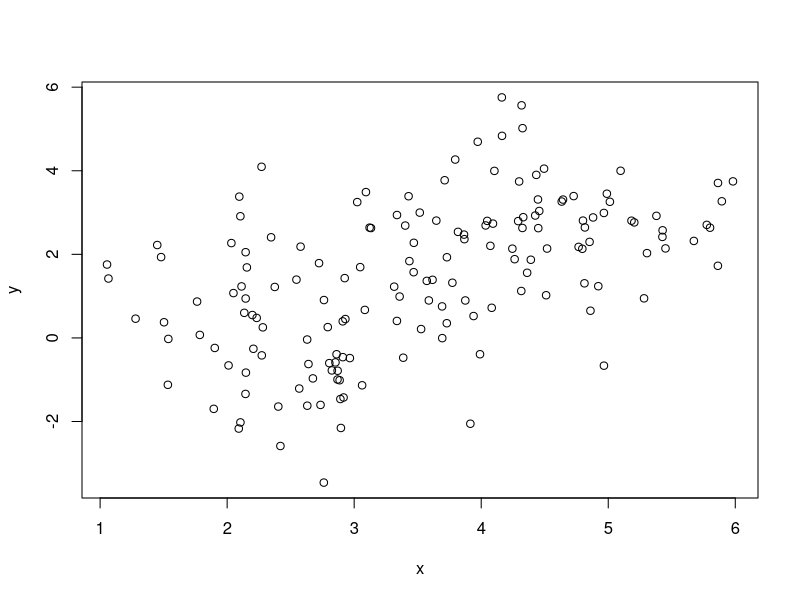
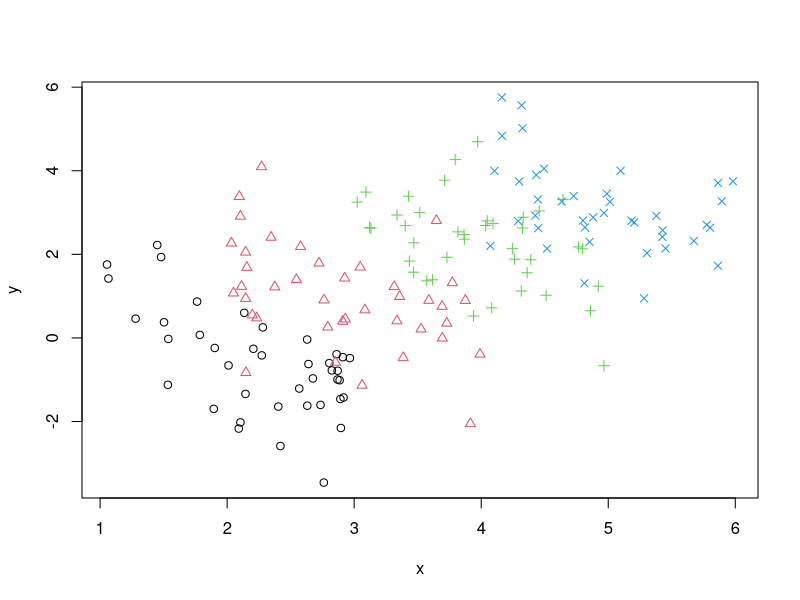

These charts were generated, in order, by the following R code:
## Elevator waiting time
set.seed(123) ## set the random seed so that results are reproducible
n <- 10000 ## number of days to simulate
## the sample space is the possible locations of the elevator [1, 15]
elevator <- runif(n, min=1, max=15) ## outcomes of experiments
up <- (elevator < 13)
## the elevator is below the 13th floor so that it will goes up
sum(up) / n

set.seed(1)
n = 1000000
elevator = runif(n, min=1, max=15)
up = elevator < 13
sum(up) / n

## Two Child Problem
kids <- c("boy", "girl")
res <- replicate(n=10000, sample(kids, 2, replace=TRUE))
## Simulate the game n times
n.bb <- sum((res[1,]=="boy") & (res[2,]=="boy"))
n.bg <- sum((res[1,]=="boy") & (res[2,]=="girl"))
n.gb <- sum((res[1,]=="girl") & (res[2,]=="boy"))
n.gg <- sum((res[1,]=="girl") & (res[2,]=="girl"))

n.gg / (n.gb + n.gg)
n.gg / (n.gb + n.gg + n.bg)

kids = c("boy", "girl")
n = 10
res = replicate(n, sample(kids, 2, replace=TRUE))
n.bb = sum(res[1,] == "boy" & res[2,] == "boy")
n.bg = sum(res[1,] == "boy" & res[2,] == "girl")
n.gb = sum(res[1,] == "girl" & res[2,] == "boy")
n.gg = sum(res[1,] == "girl" & res[2,] == "girl")
n.gg / (n.gb + n.gg)
n.gg / (n.gb + n.bg + n.gg)

sample(kids, 2, replace=TRUE)

## Fair Division
set.seed(2021)
players <- c("Tom", "Jerry")
res <- replicate(n=1000, sample(players, 5, replace=TRUE))
## Simulate the game n times
TomFirst = (res[1:3,] == "Tom")
## Whether Tom won in the first three rounds
TomTwice = colSums(TomFirst) == 2
## Whether Tom won twice in the first three rounds
TomFinal = (colSums(res == "Tom") >=3) & TomTwice
## Whether Tom would be the final winner
TomP = sum(TomFinal) / sum(TomTwice)
## The probability that Tom would be the final winner
c(Tom=TomP, Jerry=1-TomP)

players = c("Tom", "Jerry")
n = 100000
res = replicate(n, sample(players, 5, replace=TRUE))
TomTwice = colSums(res[1:3,] == "Tom") == 2
n.tom = sum(colSums(res=="Tom") >= 3 & TomTwice)
n.tomtwice = sum(TomTwice)
n.tom / n.tomtwice
1 - n.tom / n.tomtwice

n = 10000
res = replicate(n, sample(players, 5, replace=TRUE))
JerryOnce = colSums(res[1:3,] == "Jerry") == 1
n.jerry = sum(colSums(res=="Jerry") >= 3 & JerryOnce)
n.jerryonce = sum(JerryOnce)
n.jerry / n.jerryonce

## Birthday Problem
set.seed(2021)
birthday <- function(n=23, yours="1980-05-01"){
    # n is the number of people
    # yours is your birthday with format "year-mm-dd"
    N <- 365 # number of days each year
    room <- sample(1:N, size=n, replace=TRUE) # randomly choose n people
    doy <- as.numeric(strftime(yours, format="%j"))
    # convert the convert your birthday to day of year
    share <- length(unique(room)) < n
    ## if there are people sharing a common birthday
    same <- doy %in% room # if someone's birthday the same as yours
    return (c(share, same))
}

res <- replicate(n=10000, birthday(17))
rowMeans(res)
 
res <- replicate(n=1000, birthday(253))
rowMeans(res)

## ## Birth problem direct calculation
P <- function(n) {
 p <- 1
 for (i in 1:n)
     p <- p * (365 - i + 1) / 365
 p <- 1 - p
 return(p)
}

for (n in c(4, 16, 23, 32, 40, 56))
 print(P(n))

## n <- c(4, 16, 23, 32, 40, 56, 252, 253, 254)
## P2 <- 1 - (364 / 365)^n
## P2

## Monty Hall problem
set.seed(2021)
n <- 1000
first <- 1
car <- rep(NA, n)
host <- rep(NA, n)
for (i in 1:n){
    car[i] <- sample(1:3, 1)
    if (car[i] == 1){
        host[i] <- sample(c(2, 3), 1)
    } else if (car[i] == 2) {
        host[i] <- 3
    } else if (car[i] == 3) {
        host[i] <- 2
    }
}
observed <- car[host == 3]
sum(observed == 1) / length(observed)
sum(observed == 2) / length(observed)


## Simpson’s Paradox
5 / (5 + 6)
3 / (3 + 4)

6 / (6 + 3)
9 / (9 + 5)

(5 + 6) / (5 + 6 + 6 + 3)
(3 + 9) / (3 + 4 + 9 + 5)

set.seed(2021)
g <- 4 # number of groups
n <- 40 # number of instances in each group
z <- rep(1:4, each=n) # grouping variable
x <- runif(n*g, 0, 2) + z # x variable that depends on z
y <- 2 * z - x + rnorm(n*g) # y variable that depends on x and z
plot(x, y) # plot the whole data

plot(x, y, pch=rep(1:g, each=n), col=rep(1:g, each=n))
# label the points for different groups

## Henry’s Choice
set.seed(2021)
n <- 100000 # number of simulations
spin.shot <- replicate(n, sample(1:6, 2, replace=TRUE))
## Assume that the bullets are in chambers 1 and 2.
first.blank <- spin.shot[1,] > 2
prob1 <- sum(spin.shot[2,first.blank] <= 2) / sum(first.blank)
twoshots <- function() {
    first.shot  <-  sample(1:6, 1)
    second.shot  <-  ifelse(first.shot == 6, 1, first.shot+1)
    c(first.shot, second.shot)
}
shot.again <- replicate(n, twoshots())
first.blank <- shot.again[1,] > 2
prob2 <- sum(shot.again[2,first.blank] <= 2) / sum(first.blank)
c(prob1, prob2)

n = 10
res = replicate(n, sample(1:6, 2, replace=TRUE))
# assume that the bullets are in 1 and 2
sum(res[2,] <= 2 & res[1,] > 2) / sum(res[1,] > 2)

con = function(){
    first = sample(1:6, 1)
    second = ifelse(first == 6, 1, first + 1)
    return(c(first, second))
}

n = 10000
con()
res2 = replicate(n, con())
sum(res2[2,] <= 2 & res2[1,] > 2) / sum(res2[1,] > 2)

## Bertrand’s Box
set.seed(2021)
boxs <- c("GG", "GS", "SS")

boxcoin <- function(boxs){
    box <- sample(boxs, 1)
    idx <- sample(1:2, 1)
    coin <- substr(box, start=idx, stop=idx)
    return(c(box, coin))
}
boxcoin(boxs)

res <- replicate(n=100000, boxcoin(boxs))
sum(res[1,] == "GG" & res[2,] == "G") / sum(res[2,] == "G")

mean(res[1, res[2,] == "G"] == "GG")

mean(res[1, res[2,] == "G"] == "GG")

sum(res[1, ] == "GG" & res[2,] == "G") / sum(res[2,] == "G")

## 100 prisoners problem
set.seed(2021)
n <- 100 # number of prisoners
prisoners <- 1:n # prisoners' numbers
# simulate the procedure of randomly open 50 (n/2) drawers
open.random <- function(prisoners, n=length(prisoners)) {
    drawers <- sample(1:n, size=n, replace=FALSE)
    # randomly put prisoners’ numbers in the drawers
    pardon <- TRUE # initialize pardon to be true
    for (i in prisoners) {
        opens <- sample(drawers, n/2)
        # randomly open n/2 drawers
        if (!(i %in% opens)) {
            # if any prisoner does not find his number
            # all prisoners die
            pardon <- FALSE
            break
        }
    }
    return (pardon)
}
open.random(prisoners)

open.smart <- function(prisoners, n=length(prisoners)) {
    drawers <- sample(1:n, size=n, replace=FALSE)
    pardon <- TRUE
    for (i in prisoners) {
        opens <- rep(NA, n/2)
        opens[1] <- drawers[i]
        for (j in 2:(n/2)){
            if (opens[j-1] == i) {
                break
            } else {
                opens[j] <- drawers[opens[j-1]]
            }
        }
        if (!(i %in% opens)) {
            pardon <- FALSE
            break
        }
    }
    return (pardon)
}

open.smart(prisoners)
# survival probability of randomly open
mean(replicate(10000, open.random(prisoners)))
# survival probability of using the better strategy
mean(replicate(10000, open.smart(prisoners)))
